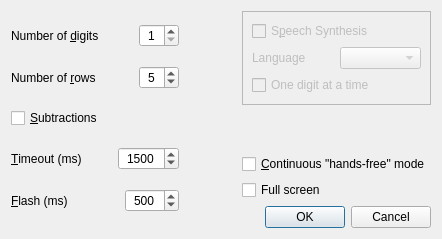
<?xml version="1.0" encoding="UTF-8"?>
<ui version="4.0">
 <class>Dialog</class>
 <widget class="QDialog" name="Dialog">
  <property name="geometry">
   <rect>
    <x>0</x>
    <y>0</y>
    <width>442</width>
    <height>239</height>
   </rect>
  </property>
  <property name="windowTitle">
   <string>Settings</string>
  </property>
  <property name="windowIcon">
   <iconset>
    <normaloff>img/soro.ico</normaloff>img/soro.ico</iconset>
  </property>
  <layout class="QGridLayout" name="gridLayout_2">
   <item row="0" column="0">
    <layout class="QHBoxLayout" name="horizontalLayout_3">
     <item>
      <layout class="QVBoxLayout" name="verticalLayout_2">
       <item>
        <layout class="QHBoxLayout" name="horizontalLayout">
         <item>
          <widget class="QLabel" name="l_digits">
           <property name="toolTip">
            <string>Number of digits for each number</string>
           </property>
           <property name="text">
            <string>Number of &amp;digits</string>
           </property>
           <property name="buddy">
            <cstring>sb_digits</cstring>
           </property>
          </widget>
         </item>
         <item>
          <spacer name="horizontalSpacer">
           <property name="orientation">
            <enum>Qt::Horizontal</enum>
           </property>
           <property name="sizeHint" stdset="0">
            <size>
             <width>30</width>
             <height>20</height>
            </size>
           </property>
          </spacer>
         </item>
         <item>
          <widget class="QSpinBox" name="sb_digits">
           <property name="minimumSize">
            <size>
             <width>40</width>
             <height>0</height>
            </size>
           </property>
           <property name="maximumSize">
            <size>
             <width>40</width>
             <height>16777215</height>
            </size>
           </property>
           <property name="toolTip">
            <string/>
           </property>
           <property name="alignment">
            <set>Qt::AlignCenter</set>
           </property>
           <property name="minimum">
            <number>1</number>
           </property>
           <property name="maximum">
            <number>9</number>
           </property>
           <property name="value">
            <number>1</number>
           </property>
          </widget>
         </item>
        </layout>
       </item>
       <item>
        <layout class="QHBoxLayout" name="horizontalLayout_4">
         <item>
          <widget class="QLabel" name="l_rows">
           <property name="toolTip">
            <string>How many to add ?</string>
           </property>
           <property name="text">
            <string>Number of &amp;rows</string>
           </property>
           <property name="buddy">
            <cstring>sb_rows</cstring>
           </property>
          </widget>
         </item>
         <item>
          <spacer name="horizontalSpacer_2">
           <property name="orientation">
            <enum>Qt::Horizontal</enum>
           </property>
           <property name="sizeHint" stdset="0">
            <size>
             <width>30</width>
             <height>20</height>
            </size>
           </property>
          </spacer>
         </item>
         <item>
          <widget class="QSpinBox" name="sb_rows">
           <property name="minimumSize">
            <size>
             <width>40</width>
             <height>0</height>
            </size>
           </property>
           <property name="maximumSize">
            <size>
             <width>40</width>
             <height>16777215</height>
            </size>
           </property>
           <property name="toolTip">
            <string/>
           </property>
           <property name="alignment">
            <set>Qt::AlignCenter</set>
           </property>
           <property name="buttonSymbols">
            <enum>QAbstractSpinBox::UpDownArrows</enum>
           </property>
           <property name="minimum">
            <number>2</number>
           </property>
           <property name="maximum">
            <number>25</number>
           </property>
           <property name="value">
            <number>5</number>
           </property>
          </widget>
         </item>
        </layout>
       </item>
       <item>
        <widget class="QCheckBox" name="cb_neg">
         <property name="toolTip">
          <string>Allow/disallow subtractions</string>
         </property>
         <property name="text">
          <string>&amp;Subtractions</string>
         </property>
        </widget>
       </item>
       <item>
        <layout class="QHBoxLayout" name="horizontalLayout_5">
         <item>
          <widget class="QLabel" name="l_timeout_1">
           <property name="toolTip">
            <string>Timeout in ms between number disappearing and next number appearing</string>
           </property>
           <property name="text">
            <string>&amp;Timeout (ms)</string>
           </property>
           <property name="buddy">
            <cstring>sb_timeout</cstring>
           </property>
          </widget>
         </item>
         <item>
          <spacer name="horizontalSpacer_4">
           <property name="orientation">
            <enum>Qt::Horizontal</enum>
           </property>
           <property name="sizeHint" stdset="0">
            <size>
             <width>30</width>
             <height>20</height>
            </size>
           </property>
          </spacer>
         </item>
         <item>
          <widget class="QSpinBox" name="sb_timeout">
           <property name="toolTip">
            <string/>
           </property>
           <property name="alignment">
            <set>Qt::AlignCenter</set>
           </property>
           <property name="minimum">
            <number>50</number>
           </property>
           <property name="maximum">
            <number>15000</number>
           </property>
           <property name="singleStep">
            <number>100</number>
           </property>
           <property name="value">
            <number>1500</number>
           </property>
          </widget>
         </item>
        </layout>
       </item>
       <item>
        <layout class="QHBoxLayout" name="horizontalLayout_6">
         <item>
          <widget class="QLabel" name="l_flash_1">
           <property name="toolTip">
            <string>Time the number is displayed</string>
           </property>
           <property name="text">
            <string>&amp;Flash (ms)</string>
           </property>
           <property name="buddy">
            <cstring>sb_flash</cstring>
           </property>
          </widget>
         </item>
         <item>
          <spacer name="horizontalSpacer_5">
           <property name="orientation">
            <enum>Qt::Horizontal</enum>
           </property>
           <property name="sizeHint" stdset="0">
            <size>
             <width>30</width>
             <height>20</height>
            </size>
           </property>
          </spacer>
         </item>
         <item>
          <widget class="QSpinBox" name="sb_flash">
           <property name="toolTip">
            <string/>
           </property>
           <property name="alignment">
            <set>Qt::AlignCenter</set>
           </property>
           <property name="minimum">
            <number>15</number>
           </property>
           <property name="maximum">
            <number>5000</number>
           </property>
           <property name="singleStep">
            <number>100</number>
           </property>
           <property name="value">
            <number>500</number>
           </property>
          </widget>
         </item>
        </layout>
       </item>
      </layout>
     </item>
     <item>
      <spacer name="horizontalSpacer_3">
       <property name="orientation">
        <enum>Qt::Horizontal</enum>
       </property>
       <property name="sizeHint" stdset="0">
        <size>
         <width>16</width>
         <height>20</height>
        </size>
       </property>
      </spacer>
     </item>
     <item>
      <layout class="QVBoxLayout" name="verticalLayout">
       <item>
        <widget class="QFrame" name="frame">
         <property name="frameShape">
          <enum>QFrame::StyledPanel</enum>
         </property>
         <property name="frameShadow">
          <enum>QFrame::Raised</enum>
         </property>
         <layout class="QGridLayout" name="gridLayout">
          <item row="0" column="0">
           <layout class="QHBoxLayout" name="horizontalLayout_2">
            <item>
             <widget class="QCheckBox" name="cb_speech">
              <property name="enabled">
               <bool>false</bool>
              </property>
              <property name="toolTip">
               <string>An internet connection is required</string>
              </property>
              <property name="text">
               <string>S&amp;peech Synthesis</string>
              </property>
             </widget>
            </item>
            <item>
             <widget class="QLabel" name="pm_warning">
              <property name="maximumSize">
               <size>
                <width>24</width>
                <height>24</height>
               </size>
              </property>
              <property name="toolTip">
               <string/>
              </property>
              <property name="text">
               <string/>
              </property>
              <property name="pixmap">
               <pixmap>img/warning.png</pixmap>
              </property>
              <property name="alignment">
               <set>Qt::AlignRight|Qt::AlignTrailing|Qt::AlignVCenter</set>
              </property>
             </widget>
            </item>
           </layout>
          </item>
          <item row="2" column="0">
           <layout class="QHBoxLayout" name="horizontalLayout_8">
            <item>
             <widget class="QLabel" name="l_language">
              <property name="enabled">
               <bool>false</bool>
              </property>
              <property name="text">
               <string>Language</string>
              </property>
             </widget>
            </item>
            <item>
             <widget class="QComboBox" name="cb_language">
              <property name="enabled">
               <bool>false</bool>
              </property>
             </widget>
            </item>
           </layout>
          </item>
          <item row="3" column="0">
           <widget class="QCheckBox" name="cb_onedigit">
            <property name="enabled">
             <bool>false</bool>
            </property>
            <property name="toolTip">
             <string>Pronounce each digit of a number</string>
            </property>
            <property name="text">
             <string>One digit at a time</string>
            </property>
           </widget>
          </item>
         </layout>
        </widget>
       </item>
       <item>
        <spacer name="verticalSpacer">
         <property name="orientation">
          <enum>Qt::Vertical</enum>
         </property>
         <property name="sizeHint" stdset="0">
          <size>
           <width>20</width>
           <height>40</height>
          </size>
         </property>
        </spacer>
       </item>
       <item>
        <widget class="QCheckBox" name="cb_handsfree">
         <property name="toolTip">
          <string>In this mode, you don't have to enter an answer, it's &quot;hands free&quot;;
the solution is displayed, and a new sequence begins,
and so on ...</string>
         </property>
         <property name="text">
          <string>&amp;Continuous &quot;hands-free&quot; mode</string>
         </property>
        </widget>
       </item>
       <item>
        <widget class="QCheckBox" name="cb_fullscreen">
         <property name="text">
          <string>Full screen</string>
         </property>
        </widget>
       </item>
       <item>
        <widget class="QDialogButtonBox" name="buttonBox">
         <property name="orientation">
          <enum>Qt::Horizontal</enum>
         </property>
         <property name="standardButtons">
          <set>QDialogButtonBox::Cancel|QDialogButtonBox::Ok</set>
         </property>
        </widget>
       </item>
      </layout>
     </item>
    </layout>
   </item>
  </layout>
 </widget>
 <resources/>
 <connections>
  <connection>
   <sender>buttonBox</sender>
   <signal>accepted()</signal>
   <receiver>Dialog</receiver>
   <slot>accept()</slot>
   <hints>
    <hint type="sourcelabel">
     <x>248</x>
     <y>254</y>
    </hint>
    <hint type="destinationlabel">
     <x>157</x>
     <y>274</y>
    </hint>
   </hints>
  </connection>
  <connection>
   <sender>buttonBox</sender>
   <signal>rejected()</signal>
   <receiver>Dialog</receiver>
   <slot>reject()</slot>
   <hints>
    <hint type="sourcelabel">
     <x>316</x>
     <y>260</y>
    </hint>
    <hint type="destinationlabel">
     <x>286</x>
     <y>274</y>
    </hint>
   </hints>
  </connection>
 </connections>
</ui>
